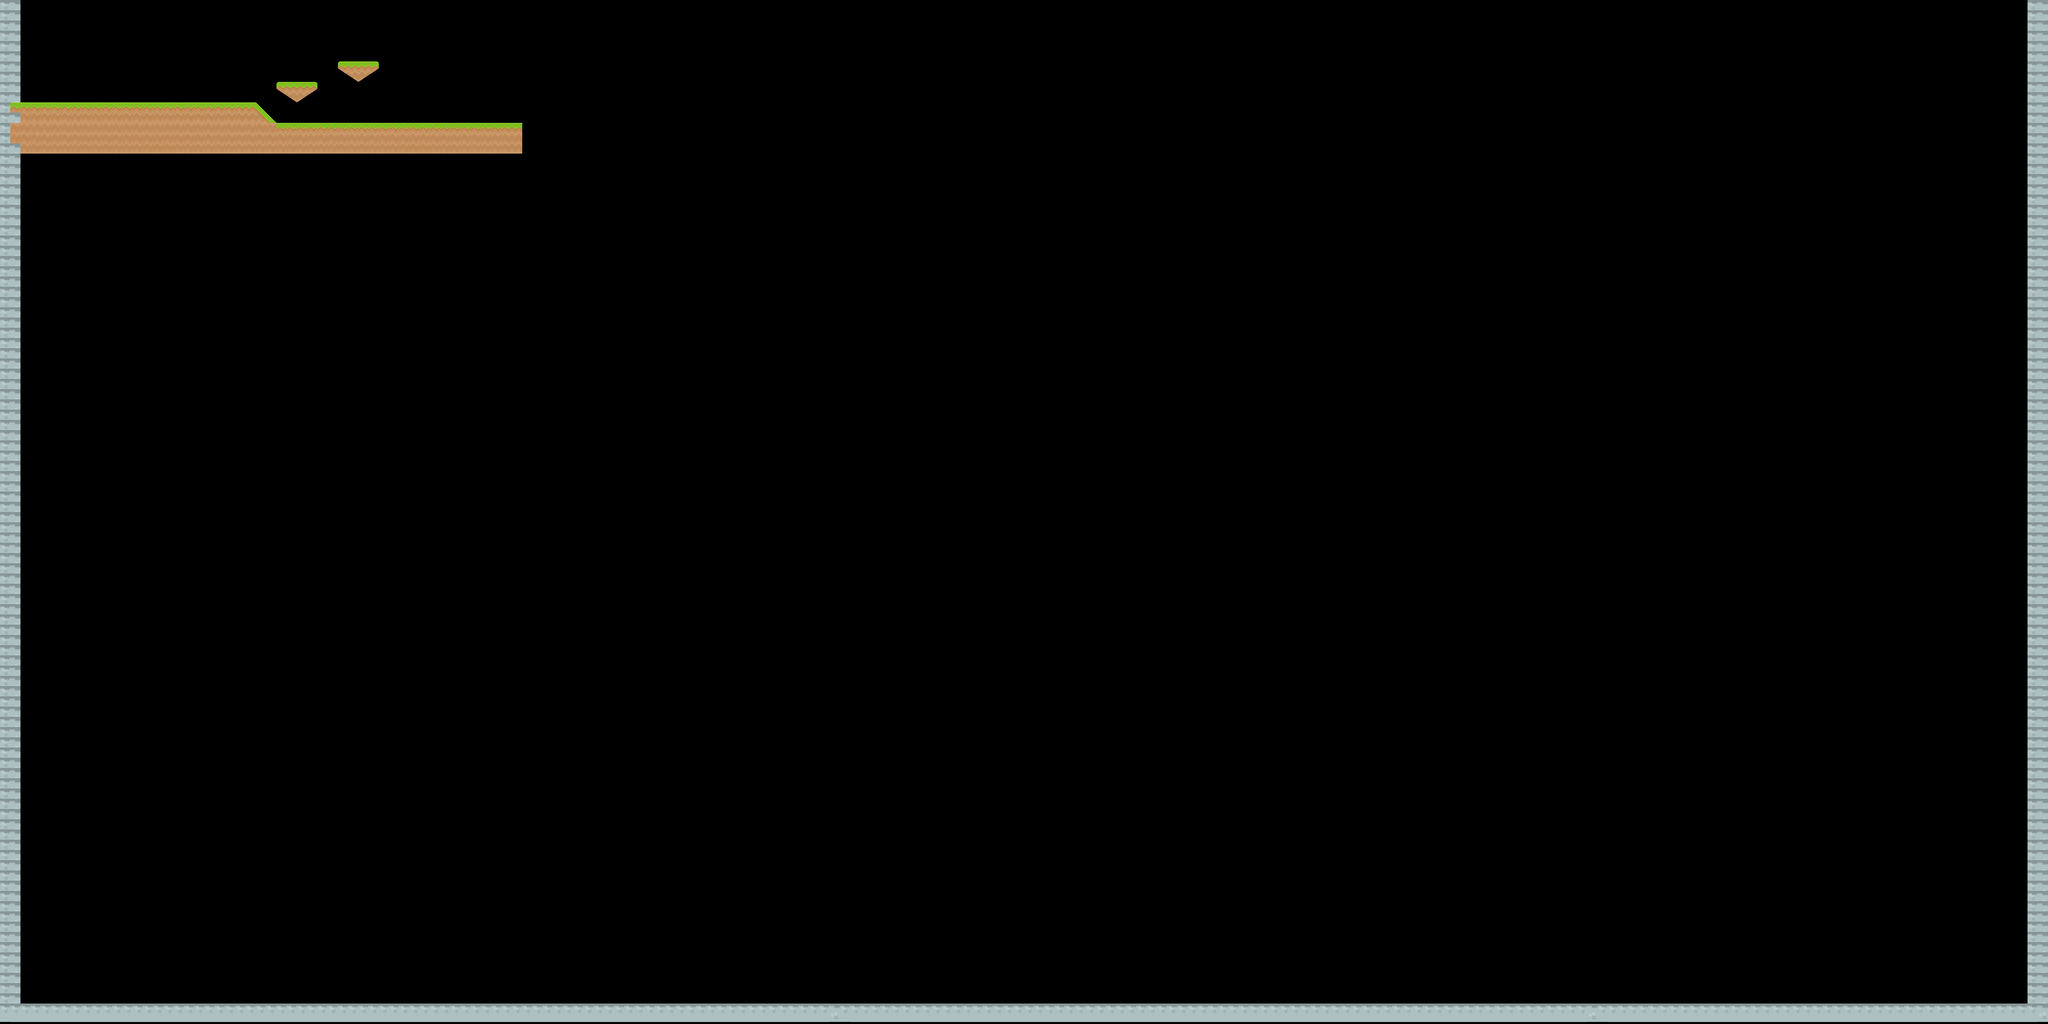

The image is a tile-based game level rendered from a .tmx file. Its description and source (layers, tilesets, objects; grid data summarised) follow:
An orthogonal 200x100 tile map with 32x32 px tiles, 1 tile layer (Tile Layer 1) and 9 objects (8x wall, player).

<map version="1.0" tiledversion="1.1.2" orientation="orthogonal" renderorder="right-down" width="200" height="100" tilewidth="32" tileheight="32" infinite="0" nextobjectid="17">
 <tileset firstgid="1" source="platform pack 64x64.tsx" />
 <layer name="Tile Layer 1" width="200" height="100">
  <data>[20000 cells, 518 non-empty, 7 distinct tile ids]</data>
 </layer>
 <objectgroup name="Object Layer 1">
  <object id="1" name="player" type="player" x="74.6667" y="138.667" width="54.6667" height="78.6667" />
  <object id="3" name="wall" type="wall" x="-2.66667" y="318.667" width="797.333" height="165.334" />
  <object id="6" name="wall" type="wall" x="798.667" y="386.666" width="800" height="90.6673" />
  <object id="7" name="wall" type="wall" x="865.333" y="261.333" width="126.667" height="26.667" />
  <object id="8" name="wall" type="wall" x="1056" y="192" width="128" height="26.667" />
  <object id="13" name="wall" type="wall" x="794.667" y="318.667">
   <polygon points="0,0 68.6667,67.3333 1.33333,66" />
  </object>
  <object id="14" name="wall" type="wall" x="6368" y="0" width="32.67" height="3136" />
  <object id="15" name="wall" type="wall" x="0" y="0" width="32.67" height="3136" />
  <object id="16" name="wall" type="wall" x="0" y="3136" width="6400" height="64" />
 </objectgroup>
</map>